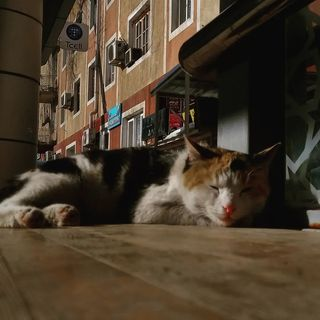
#> input picture openCV tutorial/Photos/cat_in_stop.jpg, 320 x 320 px
$ python five_essential_functions.py
#> lines starting #> are read from the running program, lines starting #| are printed output that depends on the picture; after the words box and inside, x2 and y2 are one past the last pixel; in counts of white or black regions, pixels touching at a corner belong together
import cv2 as cv

img = cv.imread('Photos/cat_in_stop.jpg')
#> img is the input picture: shape (320, 320, 3); mean B, G, R 44.2, 60.3, 73.3

cv.imshow('Cat', img)

# 1: Converting into grayscale

gray = cv.cvtColor(img, cv.COLOR_BGR2GRAY)
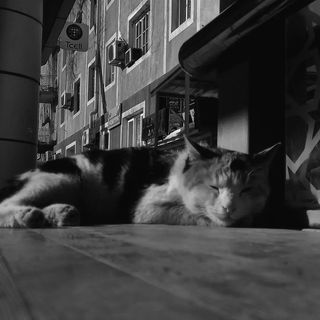
#> gray: shape (320, 320); min 0, max 254, mean 62.4
cv.imshow('Gray', gray)

# 2: Blur
# Gaussian blur
blur = cv.GaussianBlur(img, (3, 3), cv.BORDER_DEFAULT) # accepts odd numbers only
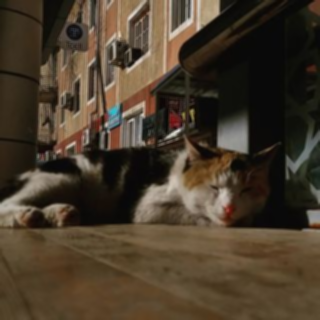
#> blur: shape (320, 320, 3); mean B, G, R 44.2, 60.3, 73.3
cv.imshow('Blur', blur)

# 3: Edge Cascade
# Canny Edges
canny = cv.Canny(blur, 125, 175)
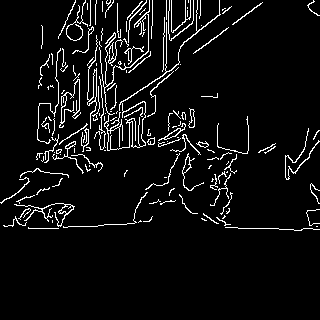
#> canny: shape (320, 320); 5.9% white in thin lines or dots, all inside (x1, y1, x2, y2) = (0, 0, 320, 231)
cv.imshow('Canny Edges', canny)

# 4: Dilating the image
dilated = cv.dilate(canny, (3,3), iterations=1)
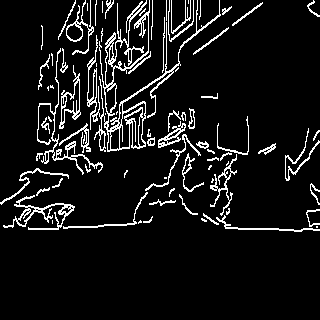
#> dilated: shape (320, 320); 8.5% white in thin lines or dots, all inside (x1, y1, x2, y2) = (0, 0, 320, 232)
cv.imshow('Dilated', dilated)

# Eroding : opposite of dilating
eroded = cv.erode(dilated, (3, 3), iterations=1)
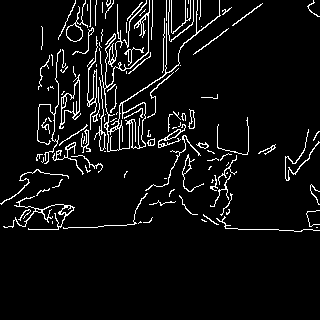
#> eroded: shape (320, 320); 6.1% white in thin lines or dots, all inside (x1, y1, x2, y2) = (0, 0, 320, 232)
cv.imshow('eroded', eroded)

# 5: Resize

resize = cv.resize(img, (500, 500))
cv.imshow('resized', resize)

# Cropping
cropped = img[50:200, 200:400]
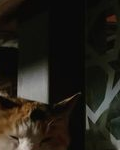
#> cropped: shape (150, 120, 3); mean B, G, R 25.2, 32, 35.1

cv.imshow('Cropped', cropped)


cv.waitKey(0)

$ run again, with openCV tutorial/Photos/eagle.jpeg copied over openCV tutorial/Photos/cat_in_stop.jpg
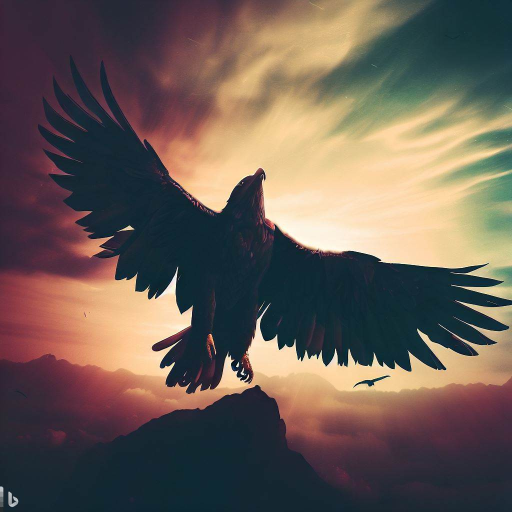
#> input picture openCV tutorial/Photos/eagle.jpeg, 1024 x 1024 px (shown at 1/2 size)
#> img is the input picture: shape (1024, 1024, 3); mean B, G, R 85.5, 93, 105.9
#> `canny = cv.Canny(blur, 125, 175)`:
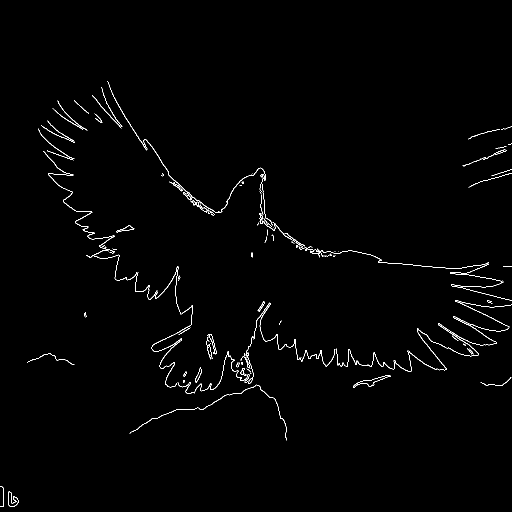
#> canny: shape (1024, 1024) (shown at 1/2 size); 1% white in thin lines or dots, all inside (x1, y1, x2, y2) = (0, 162, 1024, 1014)
#> dilated: shape (1024, 1024); 1.6% white in thin lines or dots, all inside (x1, y1, x2, y2) = (0, 162, 1024, 1015)
#> eroded: shape (1024, 1024); 1% white in thin lines or dots, all inside (x1, y1, x2, y2) = (0, 163, 1024, 1015)
#> `cropped = img[50:200, 200:400]`:
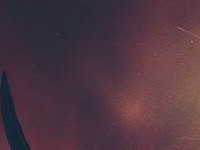
#> cropped: shape (150, 200, 3); mean B, G, R 65.7, 54.5, 79.5
